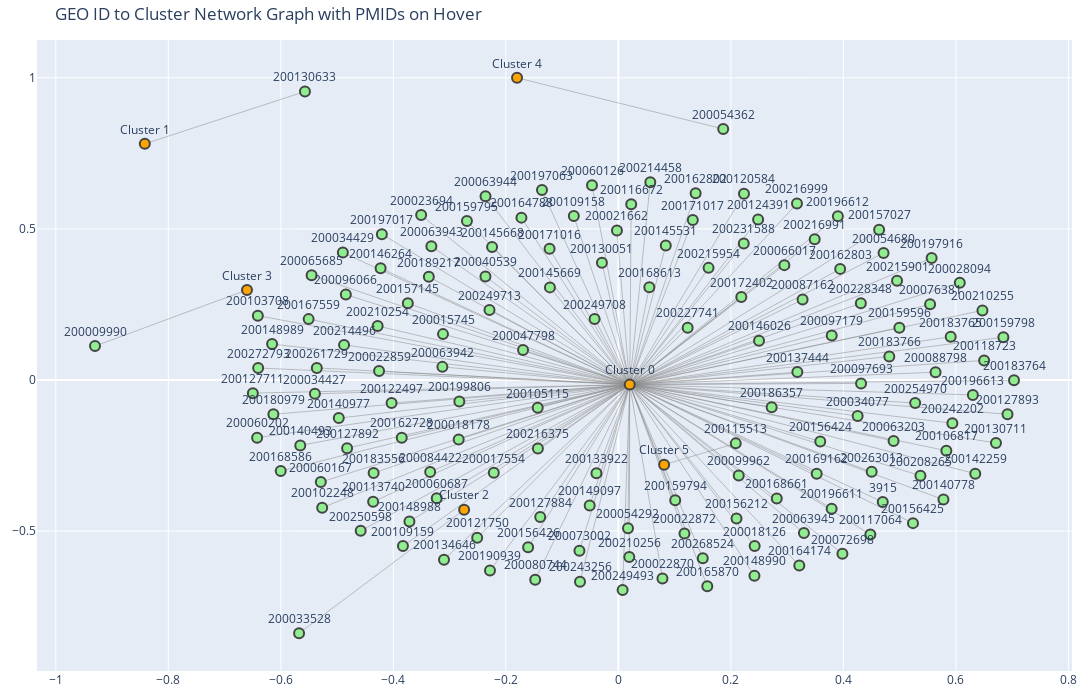

The notebook cell saved with this chart:
### Code cell
create_cluster_graph(
    df=geo_clusters,
    node_column="GEO ID",
    mapping_df=geo_to_pmid,
    mapping_key="GEO ID",
    mapping_value="PMID",
    node_label_prefix="GEO ID",
    node_color="lightgreen",
    mapping_hover_label="PMID(s)",
    title="GEO ID to Cluster Network Graph with PMIDs on Hover"
)

### Figure 1 — Plotly figure (JSON) as saved in the notebook; plotly's stock layout.template omitted (floating-point values rounded to 4 significant figures; data arrays with more than 128 entries replaced by an {"elided": "..."} marker saying what was removed)
{"data": [{"hoverinfo": "none", "line": {"color": "#888", "width": 0.5}, "mode": "lines", "type": "scatter", "x": {"elided": "435 float values"}, "y": {"elided": "435 float values"}}, {"hoverinfo": "text", "hovertext": {"elided": "151 str values"}, "marker": {"color": {"elided": "151 str values"}, "line": {"width": 2}, "size": 10}, "mode": "markers+text", "text": {"elided": "151 str values"}, "textposition": "top center", "type": "scatter", "x": {"elided": "151 float values"}, "y": {"elided": "151 float values"}}], "layout": {"height": 700, "hovermode": "closest", "margin": {"b": 20, "l": 20, "r": 20, "t": 40}, "showlegend": false, "title": {"text": "GEO ID to Cluster Network Graph with PMIDs on Hover"}, "width": 1200}}
